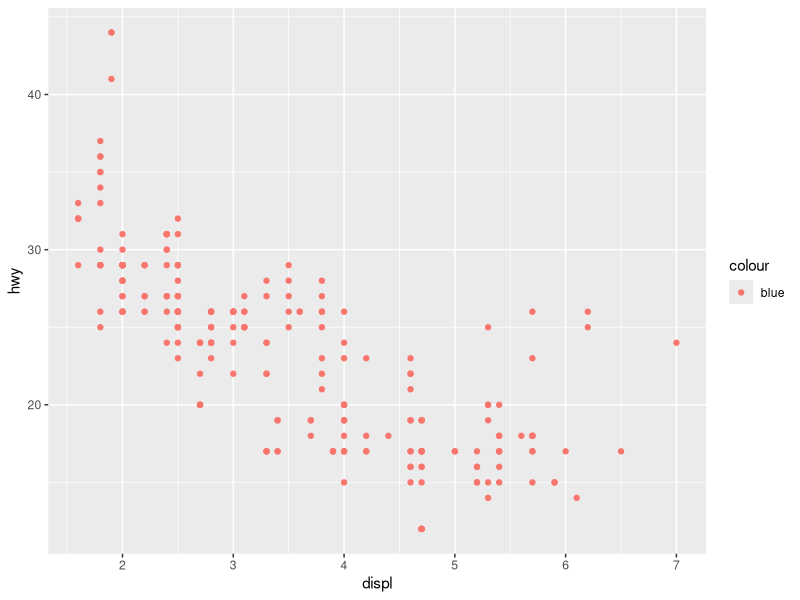
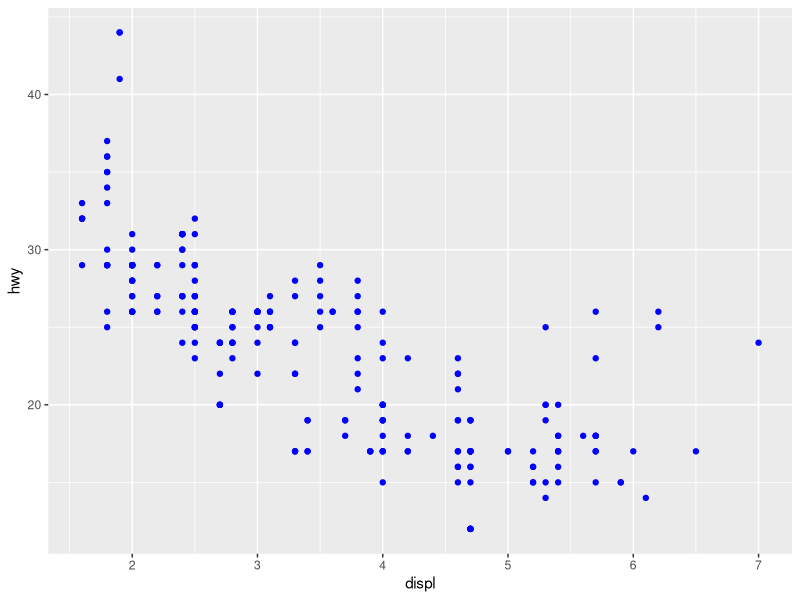
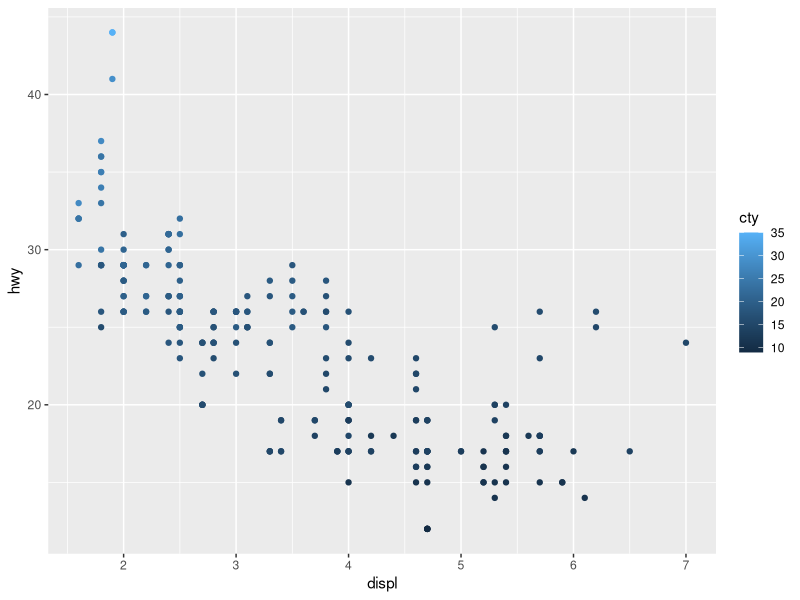
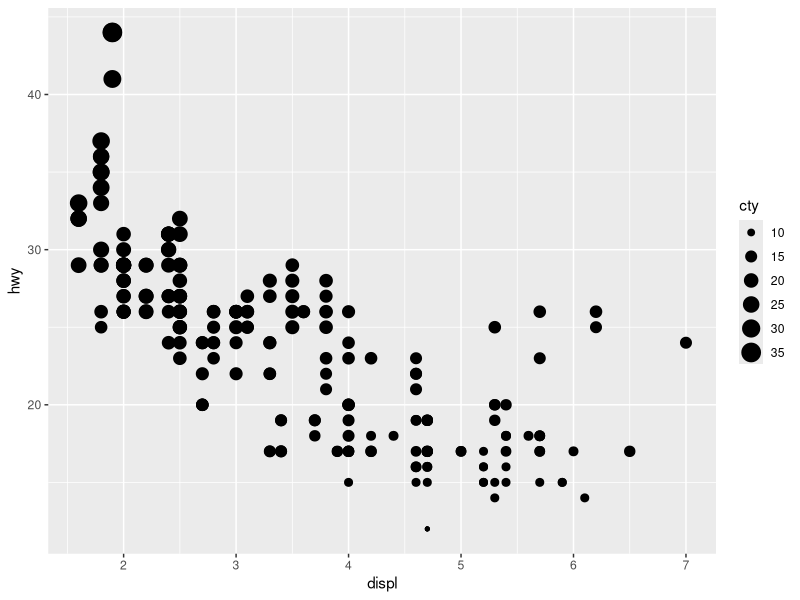

Reproduce these figures in R, in order. (Note: this script raises an error after producing the figures.)
## ---- chunk 1
knitr::opts_chunk$set(echo = TRUE, error = TRUE)
require("tidyverse")
## ---- chunk 2
ggplot(data = mpg) +
  geom_point(
    mapping=aes(x=displ,y=hwy,color='blue'))
## ---- chunk 3
ggplot(data = mpg) +
  geom_point(
    mapping=aes(x=displ,y=hwy),color='blue')

## ---- chunk 4
mpg
## ---- chunk 5
ggplot(data = mpg) +
  geom_point(
    mapping=aes(x=displ,y=hwy,color=cty))
## ---- chunk 6
ggplot(data = mpg) +
  geom_point(
    mapping=aes(x=displ,y=hwy,size=cty))
## ---- chunk 7
ggplot(data = mpg) +
  geom_point(
    mapping=aes(x=displ,y=hwy,shape=cty))
## ---- chunk 8
ggplot(data = mpg) +
  geom_point(
    mapping=aes(x=displ,y=hwy,color=model))
## ---- chunk 9
ggplot(data = mpg) +
  geom_point(
    mapping=aes(x=displ,y=hwy,shape=model))
## ---- chunk 10
ggplot(data = mpg) +
  geom_point(
    mapping=aes(x=displ,y=hwy,size=model))
## ---- chunk 11
ggplot(data = mpg) +
  geom_point(
    mapping=aes(x=displ,y=hwy,color=trans,shape=trans,size=trans))
## ---- chunk 12
ggplot(data = mpg) +
  geom_point(
    mapping=aes(x=displ,y=hwy,color=displ < 5))
